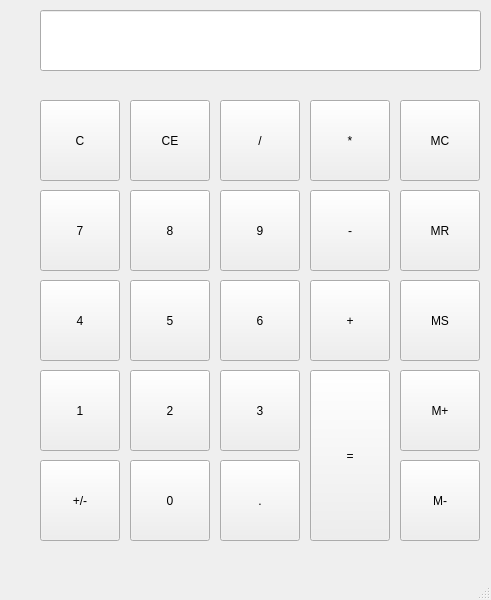
<?xml version="1.0" encoding="UTF-8"?>
<ui version="4.0">
 <class>MainWindow</class>
 <widget class="QMainWindow" name="MainWindow">
  <property name="geometry">
   <rect>
    <x>0</x>
    <y>0</y>
    <width>491</width>
    <height>600</height>
   </rect>
  </property>
  <property name="windowTitle">
   <string>MainWindow</string>
  </property>
  <widget class="QWidget" name="centralwidget">
   <widget class="QPushButton" name="pb_0">
    <property name="geometry">
     <rect>
      <x>130</x>
      <y>460</y>
      <width>80</width>
      <height>81</height>
     </rect>
    </property>
    <property name="text">
     <string>0</string>
    </property>
   </widget>
   <widget class="QPushButton" name="pb_1">
    <property name="geometry">
     <rect>
      <x>40</x>
      <y>370</y>
      <width>80</width>
      <height>81</height>
     </rect>
    </property>
    <property name="text">
     <string>1</string>
    </property>
   </widget>
   <widget class="QLineEdit" name="leINPUT">
    <property name="geometry">
     <rect>
      <x>40</x>
      <y>10</y>
      <width>441</width>
      <height>61</height>
     </rect>
    </property>
    <property name="readOnly">
     <bool>false</bool>
    </property>
   </widget>
   <widget class="QPushButton" name="pb_2">
    <property name="geometry">
     <rect>
      <x>130</x>
      <y>370</y>
      <width>80</width>
      <height>81</height>
     </rect>
    </property>
    <property name="text">
     <string>2</string>
    </property>
   </widget>
   <widget class="QPushButton" name="pb_3">
    <property name="geometry">
     <rect>
      <x>220</x>
      <y>370</y>
      <width>80</width>
      <height>81</height>
     </rect>
    </property>
    <property name="text">
     <string>3</string>
    </property>
   </widget>
   <widget class="QPushButton" name="pb_4">
    <property name="geometry">
     <rect>
      <x>40</x>
      <y>280</y>
      <width>80</width>
      <height>81</height>
     </rect>
    </property>
    <property name="text">
     <string>4</string>
    </property>
   </widget>
   <widget class="QPushButton" name="pb_5">
    <property name="geometry">
     <rect>
      <x>130</x>
      <y>280</y>
      <width>80</width>
      <height>81</height>
     </rect>
    </property>
    <property name="text">
     <string>5</string>
    </property>
   </widget>
   <widget class="QPushButton" name="pb_6">
    <property name="geometry">
     <rect>
      <x>220</x>
      <y>280</y>
      <width>80</width>
      <height>81</height>
     </rect>
    </property>
    <property name="text">
     <string>6</string>
    </property>
   </widget>
   <widget class="QPushButton" name="pb_7">
    <property name="geometry">
     <rect>
      <x>40</x>
      <y>190</y>
      <width>80</width>
      <height>81</height>
     </rect>
    </property>
    <property name="text">
     <string>7</string>
    </property>
   </widget>
   <widget class="QPushButton" name="pb_8">
    <property name="geometry">
     <rect>
      <x>130</x>
      <y>190</y>
      <width>80</width>
      <height>81</height>
     </rect>
    </property>
    <property name="text">
     <string>8</string>
    </property>
   </widget>
   <widget class="QPushButton" name="pb_9">
    <property name="geometry">
     <rect>
      <x>220</x>
      <y>190</y>
      <width>80</width>
      <height>81</height>
     </rect>
    </property>
    <property name="text">
     <string>9</string>
    </property>
   </widget>
   <widget class="QPushButton" name="pbPandM">
    <property name="geometry">
     <rect>
      <x>40</x>
      <y>460</y>
      <width>80</width>
      <height>81</height>
     </rect>
    </property>
    <property name="text">
     <string>+/-</string>
    </property>
   </widget>
   <widget class="QPushButton" name="pbPoint">
    <property name="geometry">
     <rect>
      <x>220</x>
      <y>460</y>
      <width>80</width>
      <height>81</height>
     </rect>
    </property>
    <property name="text">
     <string>.</string>
    </property>
   </widget>
   <widget class="QPushButton" name="pbCLEAR">
    <property name="geometry">
     <rect>
      <x>40</x>
      <y>100</y>
      <width>80</width>
      <height>81</height>
     </rect>
    </property>
    <property name="text">
     <string>C</string>
    </property>
   </widget>
   <widget class="QPushButton" name="pbPLUS">
    <property name="geometry">
     <rect>
      <x>310</x>
      <y>280</y>
      <width>80</width>
      <height>81</height>
     </rect>
    </property>
    <property name="text">
     <string>+</string>
    </property>
   </widget>
   <widget class="QPushButton" name="pbCOMP">
    <property name="geometry">
     <rect>
      <x>310</x>
      <y>100</y>
      <width>80</width>
      <height>81</height>
     </rect>
    </property>
    <property name="text">
     <string>*</string>
    </property>
   </widget>
   <widget class="QPushButton" name="pbDELT">
    <property name="geometry">
     <rect>
      <x>220</x>
      <y>100</y>
      <width>80</width>
      <height>81</height>
     </rect>
    </property>
    <property name="text">
     <string>/</string>
    </property>
   </widget>
   <widget class="QPushButton" name="pbMINUS">
    <property name="geometry">
     <rect>
      <x>310</x>
      <y>190</y>
      <width>80</width>
      <height>81</height>
     </rect>
    </property>
    <property name="text">
     <string>-</string>
    </property>
   </widget>
   <widget class="QPushButton" name="pbEQUAL">
    <property name="geometry">
     <rect>
      <x>310</x>
      <y>370</y>
      <width>80</width>
      <height>171</height>
     </rect>
    </property>
    <property name="text">
     <string>=</string>
    </property>
   </widget>
   <widget class="QPushButton" name="pbCLEARNUMBER">
    <property name="geometry">
     <rect>
      <x>130</x>
      <y>100</y>
      <width>80</width>
      <height>81</height>
     </rect>
    </property>
    <property name="text">
     <string>CE</string>
    </property>
   </widget>
   <widget class="QPushButton" name="pbMEMORYSAVE">
    <property name="geometry">
     <rect>
      <x>400</x>
      <y>280</y>
      <width>80</width>
      <height>81</height>
     </rect>
    </property>
    <property name="text">
     <string>MS</string>
    </property>
   </widget>
   <widget class="QPushButton" name="pbMEMORYPLUS">
    <property name="geometry">
     <rect>
      <x>400</x>
      <y>370</y>
      <width>80</width>
      <height>81</height>
     </rect>
    </property>
    <property name="text">
     <string>M+</string>
    </property>
   </widget>
   <widget class="QPushButton" name="pbMEMORYMINUS">
    <property name="geometry">
     <rect>
      <x>400</x>
      <y>460</y>
      <width>80</width>
      <height>81</height>
     </rect>
    </property>
    <property name="text">
     <string>M-</string>
    </property>
   </widget>
   <widget class="QPushButton" name="pbMEMORYRECALL">
    <property name="geometry">
     <rect>
      <x>400</x>
      <y>190</y>
      <width>80</width>
      <height>81</height>
     </rect>
    </property>
    <property name="text">
     <string>MR</string>
    </property>
   </widget>
   <widget class="QPushButton" name="pbMEMORYCLEAR">
    <property name="geometry">
     <rect>
      <x>400</x>
      <y>100</y>
      <width>80</width>
      <height>81</height>
     </rect>
    </property>
    <property name="text">
     <string>MC</string>
    </property>
   </widget>
  </widget>
  <widget class="QMenuBar" name="menubar">
   <property name="geometry">
    <rect>
     <x>0</x>
     <y>0</y>
     <width>491</width>
     <height>21</height>
    </rect>
   </property>
  </widget>
  <widget class="QStatusBar" name="statusbar"/>
 </widget>
 <resources/>
 <connections/>
</ui>
